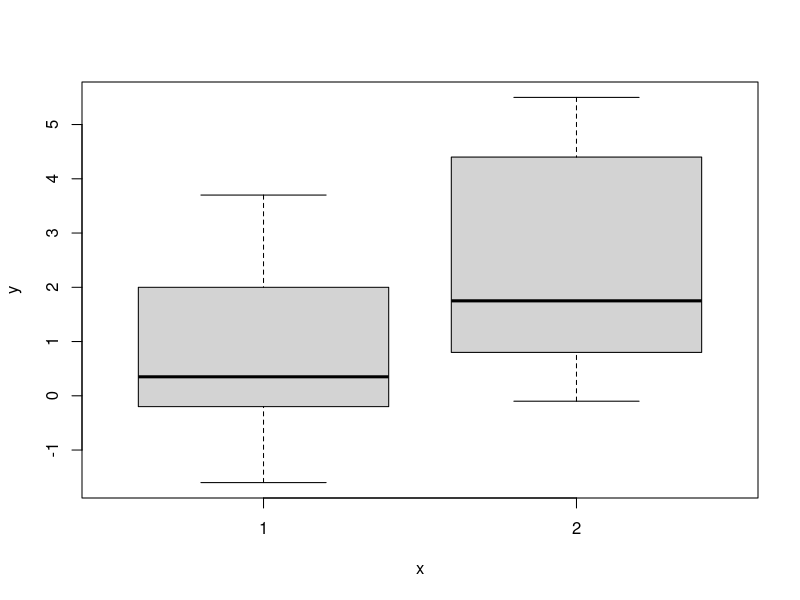
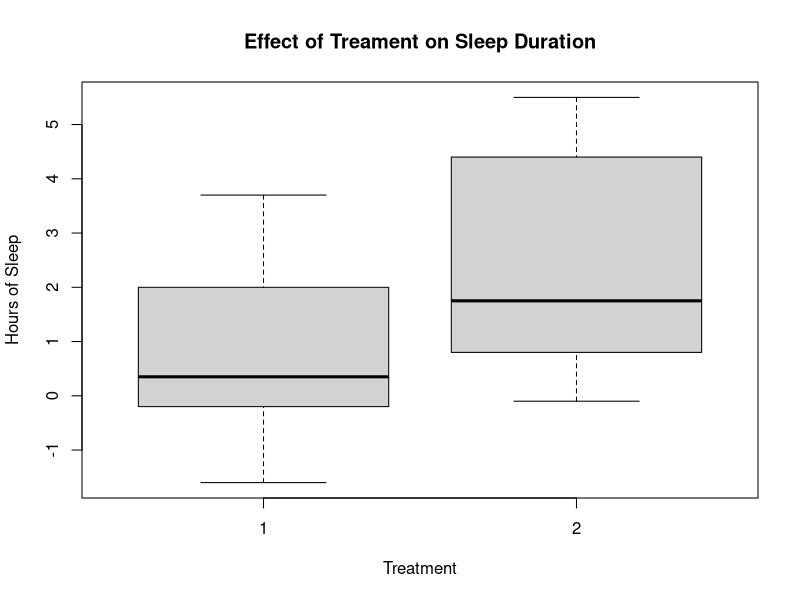
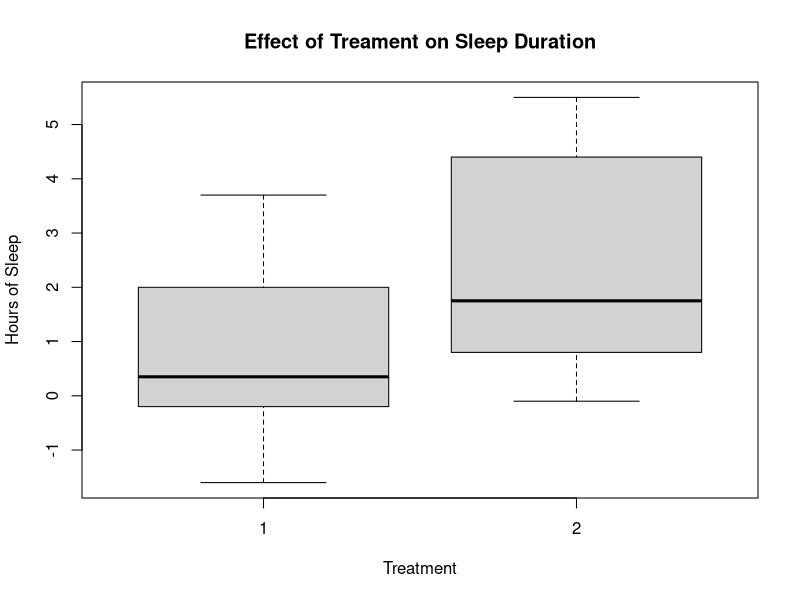

Write R code to recreate these figures, in order.
## ---- chunk 1
getwd()
## ---- chunk 2

print("Hello World")

print("My name is Ryan and I am learning to code in R")

## ---- chunk 3

View(sleep) #this will open the dataset in your Source pane

#To run scripts in R, select the code and click the Run button with the green arrow in the top right corner of the script. 

## ---- chunk 4

summary(sleep) #calculates descriptive statistics for each variable in our dataset

## ---- chunk 5

aggregate(data = sleep, extra ~ group, FUN = mean)


#The code inside the aggregate bracket tells our computer to: 
# data = sleep -> Go to the sleep data set

#extra ~ group -> Take the variable "extra" and split it into subsets based on the variable "group"

# FUN = mean -> Apply the mean() function (FUN) on each subset 

## ---- chunk 6

t.test(sleep$extra[sleep$group == 1],
       
                        sleep$extra[sleep$group == 2],
       
                        paired = TRUE) #this setting means we will run a paired-samples t-test

#the t.test function enables us to perform a t-test



## ---- chunk 7

plot(sleep$group, sleep$extra)
## ---- chunk 8

plot(sleep$group, sleep$extra, xlab = "Treatment", ylab = "Hours of Sleep", main = "Effect of Treament on Sleep Duration")  

#xlab = creates a label for the x-axis  

#ylab = creates a title for the y-axis  

#main = creates a title for the plot  



## ---- chunk 9

pdf(file = "myplot.pdf") #Tells R that we will create a pdf file called "my_plot" in our working directory

plot(sleep$group, sleep$extra, xlab = "Treatment", ylab = "Hours of Sleep", main = "Effect of Treament on Sleep Duration")  #this will save the plot to our pdf


dev.off() #this tells R that we are done with adding stuff to our PDF

